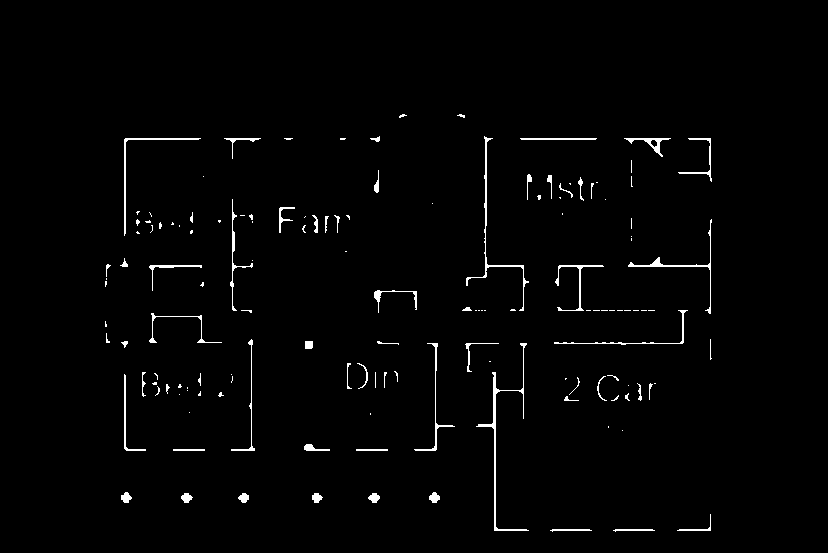
#> input picture Input_images/ada290-lvl1-li-bl-lg_1.png, 828 x 553 px; its folder holds only this picture in this run
$ python -i hline.py   (imports and definitions only)
#> lines starting #> are read from the running program, lines starting #| are printed output that depends on the picture; after the words box and inside, x2 and y2 are one past the last pixel; in counts of white or black regions, pixels touching at a corner belong together
import os
from PIL import Image
import cv2 as cv
import numpy as np
import random as rn
import math as m
import json
import weightsnew
def find_dis(a,b,c,d):
    global ebs
    x=min([abs(a-c),abs(a-d),abs(b-c),abs(b-d)])
    if(x<ebs):
        return 1
    else:
        return 0

def hline():

    path = './Input_images/'
    # Store the image file names in a list as long as they are jpgs
    images = [f for f in os.listdir(path) if os.path.splitext(f)[-1] == '.png']
    for i in images:
        img = cv.imread(path+i,0)
#> img: shape (553, 828); values 0 (black) and 252 (white), 1.6% white in thin lines or dots, all inside (x1, y1, x2, y2) = (105, 114, 712, 532)
        #img=cv.imread('ti55.png',0)
       # img = cv.Canny(img,250,250,apertureSize = 7)
        #cv.imwrite('canny_of_image_used.jpg',img)
        _,img=cv.threshold(img,223,255,cv.THRESH_BINARY)
        print(i)
        global ebs
        ebs=3
        ct1=0
        res=[]
        lines = None
        label=0
        sample=15
        rpt=10
        c_thresh=13
        while lines is None :

            #lines = cv.HoughLinesP(img,int(r),theta,int(thresh),minLineLength=int(min_l_l),maxLineGap=int(mlg))
            #print("no")
            ct1+=1
            if(ct1==20):
                break;
            lines = cv.HoughLinesP(img, .1,.001,10,minLineLength=10,maxLineGap=10)
#> after the loop, ct1 = 1
            #lines = cv.HoughLinesP(img, 1,m.pi/180,50,minLineLength=50,maxLineGap=10)

            #lines = cv.HoughLines(img,.1,0.01,49)


        img = cv.cvtColor(img,cv.COLOR_GRAY2BGR)
        img=np.zeros((553,828,3), np.uint8)
        for line in lines:
            x1,y1,x2,y2 = line[0]
            cv.line(img,(int(x1),int(y1)),(int(x2),int(y2)),(0,255,0),1)
#> this loop made 178 passes
#> (x1, y1, x2, y2) on passes 1 to 3: (626, 139, 668, 139), (125, 233, 125, 138), (554, 343, 682, 343)
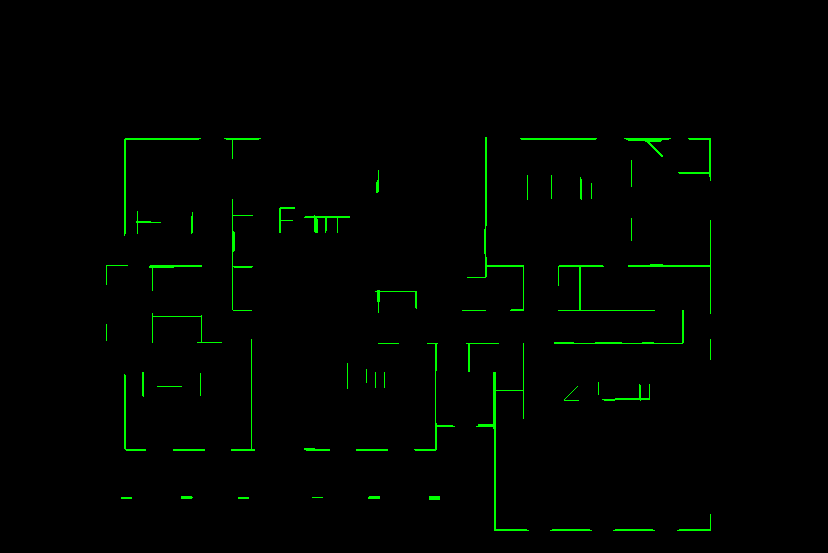
#> img: shape (553, 828, 3); mean B, G, R 0, 3.2, 0
        cv.imwrite('./hough_line_output/'+i,img)
        print("image ready in 4")


        if(ct1<20):
            print(len(lines))
#| 178
##            img = cv.cvtColor(img,cv.COLOR_GRAY2BGR)
            img=np.zeros((553,828,3), np.uint8)
            for line in lines:
               flag=1
               x1,y1,x2,y2 = line[0]
               if(res!=[]):
                   for _ in range(rpt):

                        for k in res:
                            if(k[1]==k[2]):
                                for t in range(sample):
                                    if((((x1+t)==k[1] and (x2+t)==k[2])or((x1-t)==k[1] and (x2-t)==k[2]))):
                                        chk=find_dis(y1,y2,k[3],k[4])

                                       # print('changed x')
                                        if(chk==1):
                                            x1,x2=k[1],k[2]
                                            break
                        for k in res:
                            if(k[3]==k[4]):
                                for t in range(sample):
                                    if((((y1+t)==k[3] and (y2+t)==k[4])or((y1-t)==k[3] and (y2-t)==k[4]))):
                                        chk=find_dis(x1,x2,k[1],k[2])
##                                        print('changed y')
                                        if(chk==1):
                                             y1,y2=k[3],k[4]
                                             break

                        for k in res:
                                if(k[1]!=k[2] and k[3]!=k[4] and x1!=x2 and y1!=y2):
                                    for t in range(sample):
                                        slope1=(y2-y1)/(x2-x1)
                                        slope2=(k[4]-k[3])/(k[2]-k[1])
                                        if(slope1==slope2):
                                            #print("yes")
                                            c1=y1-slope1*x1
                                            c2=k[3]-slope2*k[1]
                                            c=abs(c1-c2)
                                            #chk=find_dis(y1,y2,k[3],k[4])
                                            if(c<c_thresh):
                                                if((y1-slope2*x1-c2)<0):
                                                    y1,y2=y1+c,y2+c
                                                else:
                                                    y1,y2=y1-c,y2-c
                        for k in res:
                            if(k[1]==x1 and k[2]==x2 and k[3]==y1 and k[4]==y2):
                                flag=0
               if(flag==1):
                   res.append((label,int(x1),int(x2),int(y1),int(y2),0.1))
                   label+=1
                   cv.line(img,(int(x1),int(y1)),(int(x2),int(y2)),(0,255,0),1)
#> this loop made 178 passes
            print(len(res))
#| 156

            cv.imwrite('./hough_line_output_snapped/'+i,img)
            print("image ready in 5")

            with open('wts.json', 'w') as outfile:
                     json.dump(res, outfile)

#> (the run stopped early here; a loop or call above may not have finished)

$ run again, on Input_images/aha068-lvl1-li-bl-lg.png
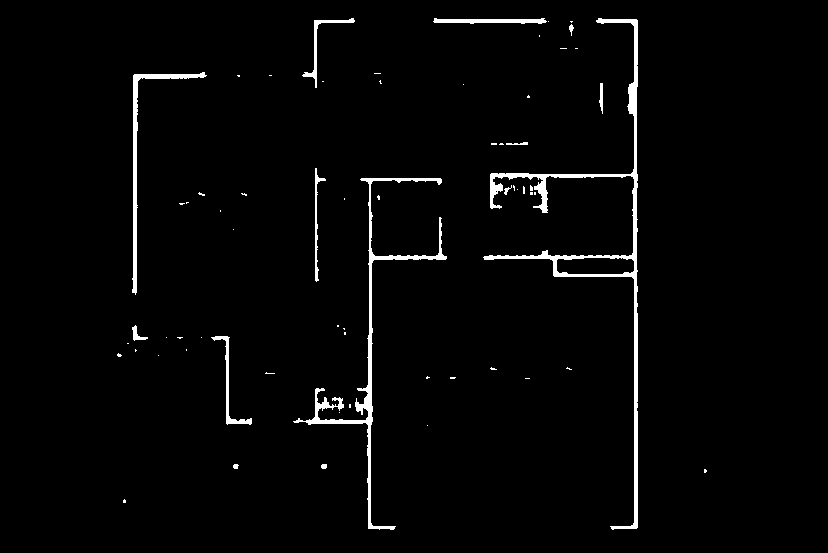
#> input picture Input_images/aha068-lvl1-li-bl-lg.png, 828 x 553 px
#> after the loop in hline, `while lines is None :`: ct1 = 1
#> the loop in hline, `for line in lines:` made 156 passes
#> after the loop in hline, `for line in lines:`:
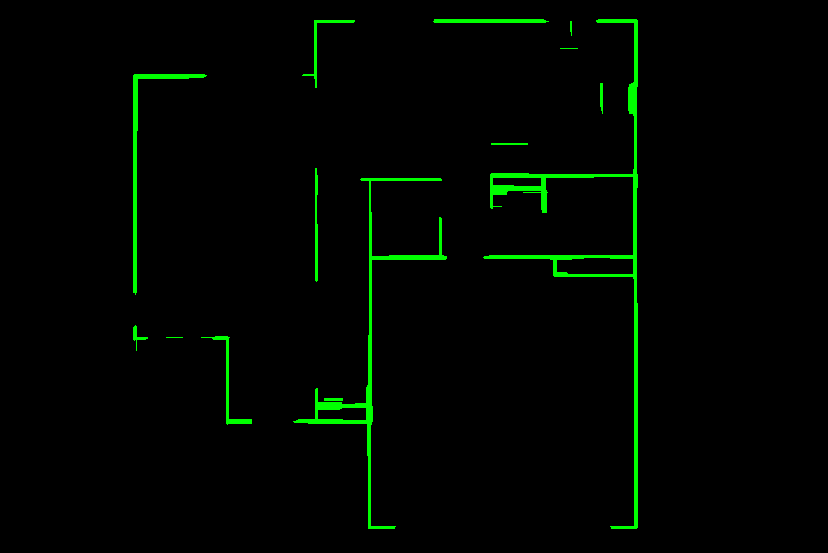
#> img: shape (553, 828, 3); mean B, G, R 0, 5.8, 0
#| 156
#> the loop in hline, `for line in lines:` made 156 passes
#> after the loop in hline, `for line in lines:`:
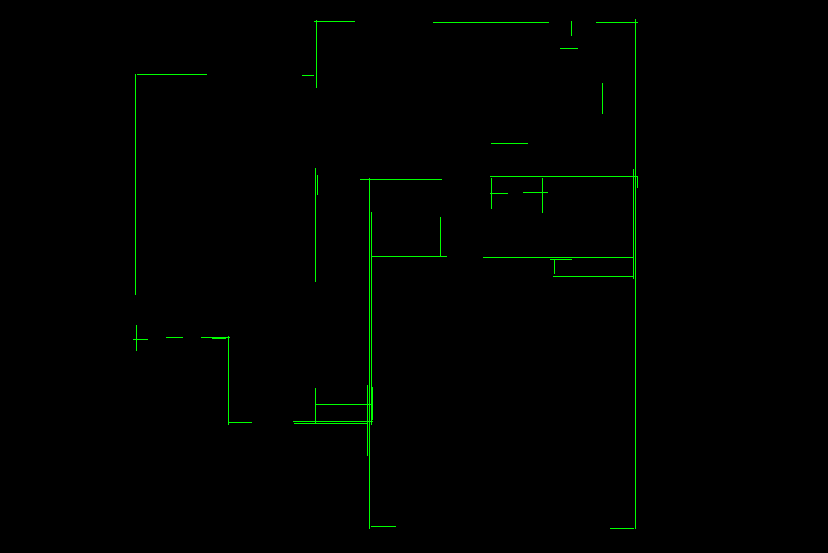
#> img: shape (553, 828, 3); mean B, G, R 0, 1.8, 0
#| 124

$ run again, on Input_images/testing.png
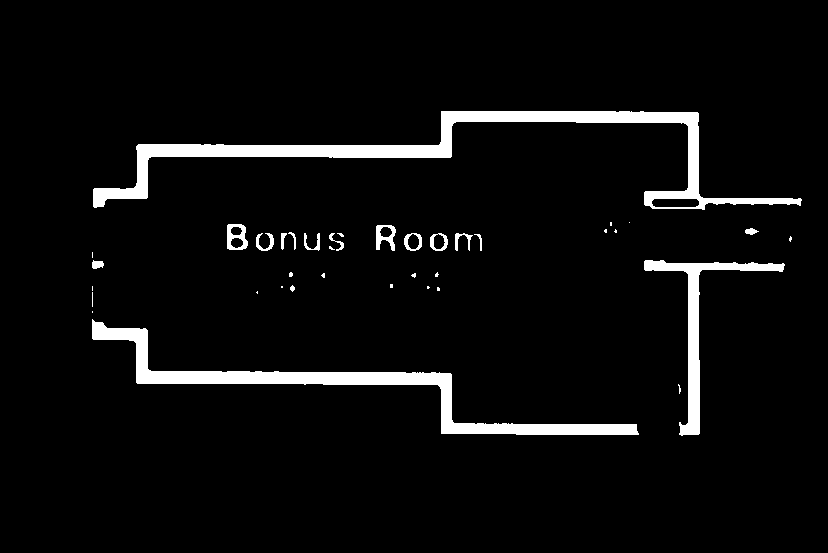
#> input picture Input_images/testing.png, 828 x 553 px
#> after the loop in hline, `while lines is None :`: ct1 = 1
#> the loop in hline, `for line in lines:` made 295 passes
#> after the loop in hline, `for line in lines:`:
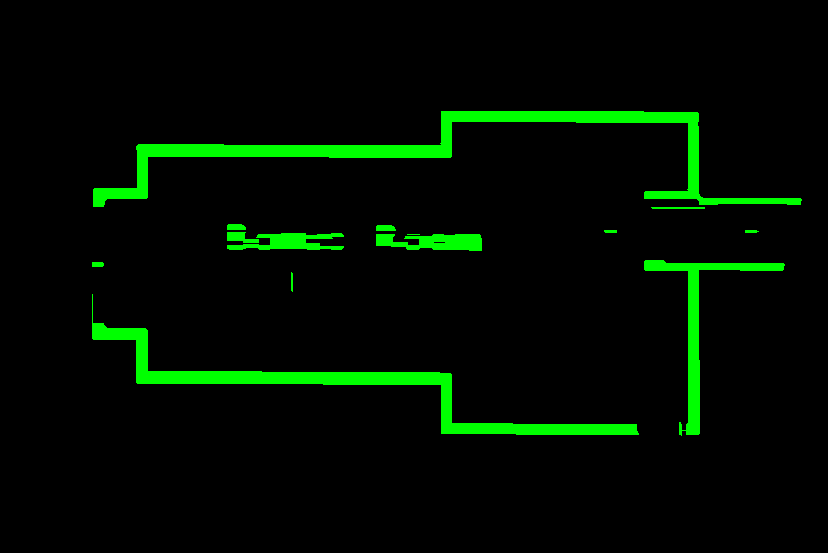
#> img: shape (553, 828, 3); mean B, G, R 0, 13.4, 0
#| 295
#> the loop in hline, `for line in lines:` made 295 passes
#> after the loop in hline, `for line in lines:`:
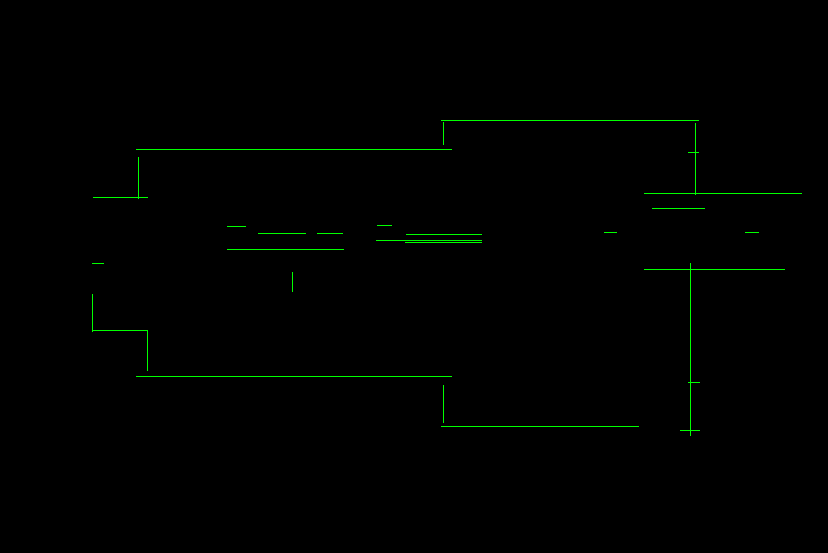
#> img: shape (553, 828, 3); mean B, G, R 0, 1.4, 0
#| 138

$ run again, on Input_images/adi230-lvl2-li-bl-lg_1.png
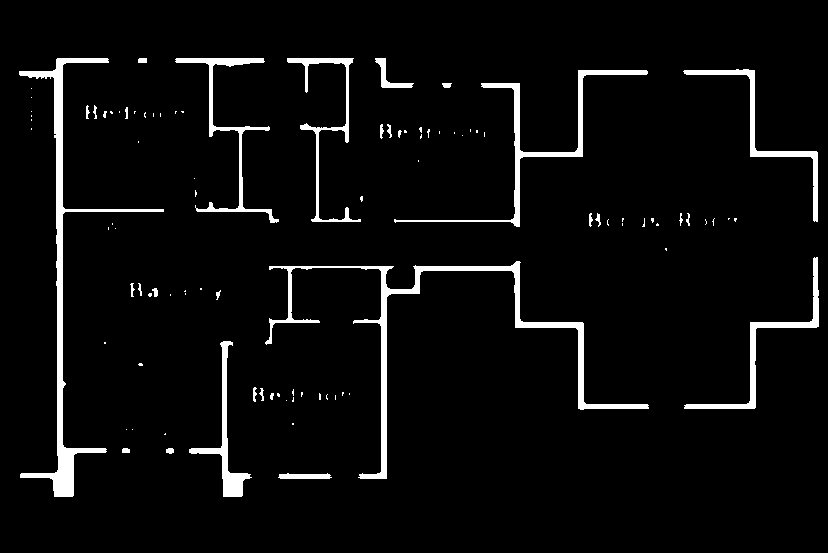
#> input picture Input_images/adi230-lvl2-li-bl-lg_1.png, 828 x 553 px
#> after the loop in hline, `while lines is None :`: ct1 = 1
#> the loop in hline, `for line in lines:` made 320 passes
#> after the loop in hline, `for line in lines:`:
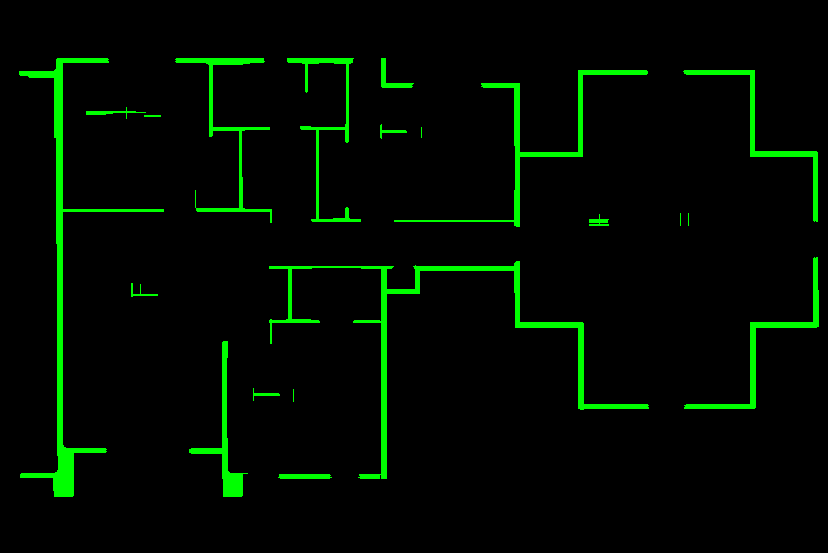
#> img: shape (553, 828, 3); mean B, G, R 0, 11.1, 0
#| 320
#> the loop in hline, `for line in lines:` made 320 passes
#> after the loop in hline, `for line in lines:`:
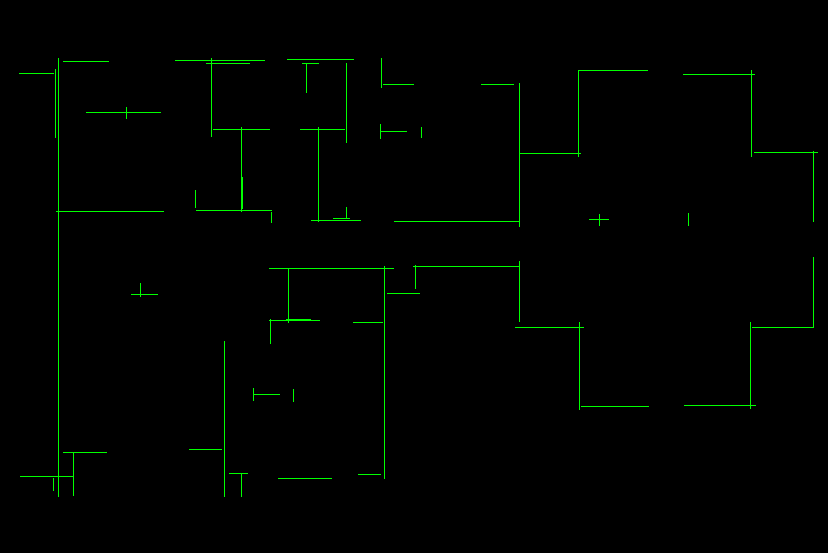
#> img: shape (553, 828, 3); mean B, G, R 0, 2.5, 0
#| 198
